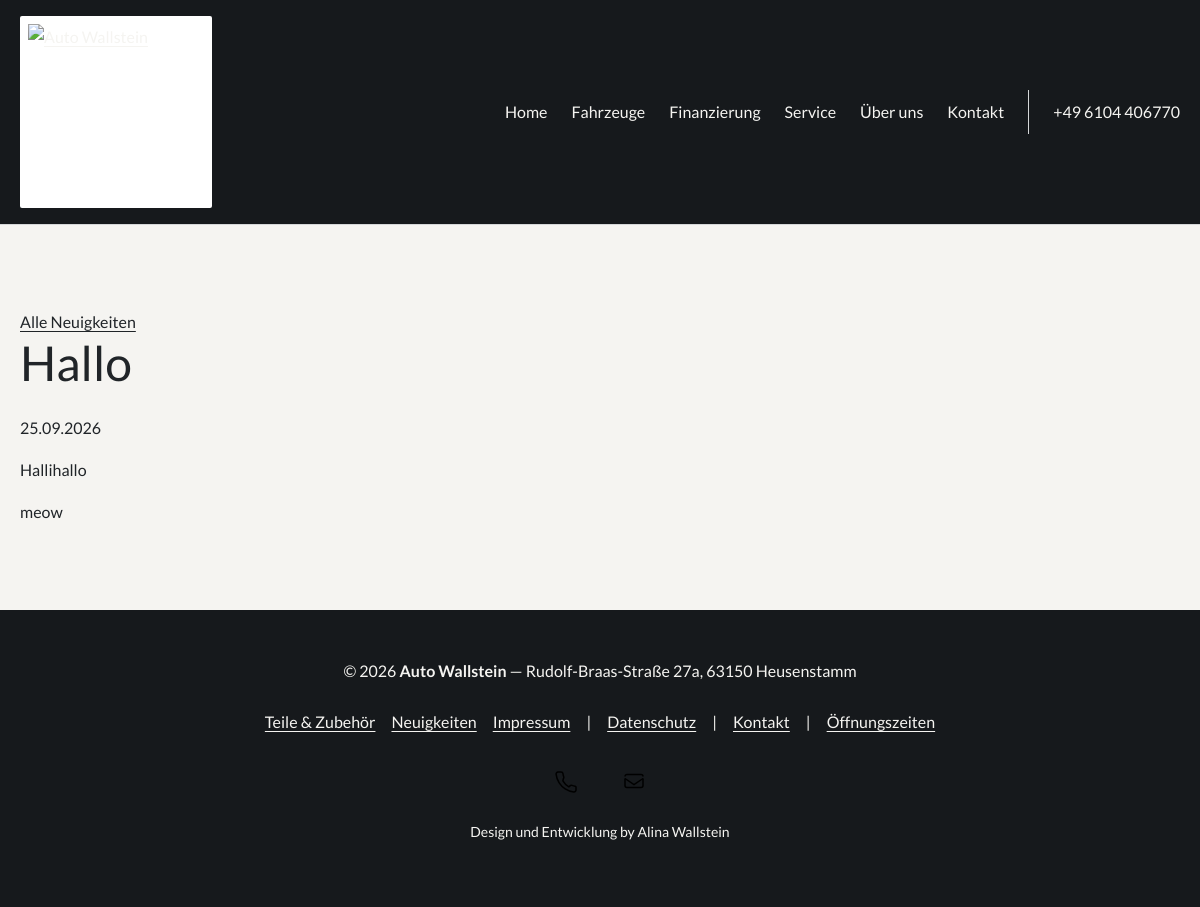
The app's page /neuigkeiten/1/ with its own data.
### vehicles/models.py (models this page shows, shortened)
class NewsArticle(models.Model):
    title = models.CharField('Überschrift', max_length=180)
    excerpt = models.CharField('Kurztext', max_length=350)
    body = models.TextField('Beitrag')
    image = models.ImageField('Titelbild', upload_to='news/%Y/%m/', blank=True)
    image_alt = models.CharField('Bildbeschreibung', max_length=200, blank=True)
    is_published = models.BooleanField('Veröffentlichen', default=False)
    published_at = models.DateTimeField(null=True, blank=True)
    updated_at = models.DateTimeField(auto_now=True)
    class Meta:
        ordering = ['-published_at', '-pk']
        verbose_name = 'Neuigkeit'
        verbose_name_plural = 'Neuigkeiten'

### vehicles/catalog_views.py (the view)
# urls.py: path("neuigkeiten/<int:pk>/", catalog_views.news_detail, name="news_detail"),
def news_detail(request, pk):
    return render(request, 'public/news_detail.html', {'article': get_object_or_404(NewsArticle, pk=pk, is_published=True)})

### vehicles/content.py (called while the page is built)
def homepage_content(values=None):
    interval = Homepage._meta.get_field("slider_interval").default
    if values is None:
        page = Homepage.objects.filter(pk=1).first()
        values = page.published if page else {}
        interval = page.slider_interval if page else interval
    result = {key: values.get(key, default) for key, label, default, group in TEXT_FIELDS}
    image_ids = [values[key] for key, *_ in IMAGE_FIELDS if isinstance(values.get(key), int)]
    images = HomepageImage.objects.in_bulk(image_ids)
    for key, label, fallback, group in IMAGE_FIELDS:
        asset = images.get(values.get(key))
        result[key] = asset.image.url if asset else (static(fallback) if fallback else '')
    result["slider_interval"] = interval
    return result

def website_content(request):
    if not hasattr(request, '_homepage_content'):
        request._homepage_content = homepage_content()
    return {'site_content': request._homepage_content}

### templates/public/news_detail.html (shortened to what this page needs)
{% extends 'public/base.html' %}
{% block content %}<article class="page-section"><a href="{% url 'public_news' %}">Alle Neuigkeiten</a><h1>{{ article.title }}</h1><p>{{ article.published_at|date:'d.m.Y' }}</p><p>{{ article.excerpt }}</p><div class="article-copy">{{ article.body|linebreaks }}</div></article>{% endblock %}

### static/css/tokens.css (style rules this page uses)
:root { --color-bg: #f5f4f1; --color-surface: #ffffff; --color-surface-dark: #16191c; --color-text: #202428; --color-text-muted: #60666b; --color-on-dark: #f5f4f1; --color-border: #d5d7d8; --color-accent: #343e47; --color-accent-hover: #1c252d; --color-error: #a32323; --container-width: min(1160px, calc(100% - 32px)); --content-width: 760px; --space-1: 8px; --space-2: 16px; --space-3: 24px; --space-4: 32px; --space-5: 48px; --space-6: clamp(48px, 7vw, 88px); --radius-1: 2px; --radius-2: 4px; --shadow-soft: 0 4px 16px rgb(0 0 0 / 6%); --fs-display: clamp(2.4rem, 5.5vw, 4.8rem); --fs-h1: clamp(2rem, 4vw, 3.4rem); --fs-h2: clamp(1.6rem, 3vw, 2.4rem); --fs-h3: clamp(1.15rem, 2vw, 1.4rem); --fs-body: 1rem; --fs-small: .875rem; --fs-price: clamp(1.5rem, 2.6vw, 2rem); --transition-fast: 180ms ease; }

### static/css/base.css (style rules this page uses)
* { box-sizing: border-box; }
html { scroll-behavior: smooth; }
body { margin: 0; font: var(--fs-body)/1.65 'Lato', Arial, sans-serif; color: var(--color-text); background: var(--color-bg); }
a { color: inherit; text-underline-offset: .2em; }
h1, h2, h3 { line-height: 1.15; font-weight: 400; margin: 0 0 var(--space-3); overflow-wrap: anywhere; }
h1 { font-size: var(--fs-h1); }
p { margin: 0 0 var(--space-2); }

### static/css/components.css (style rules this page uses)
.article-copy { max-width: var(--content-width); overflow-wrap: anywhere; }

### static/css/layout.css (style rules this page uses)
.page-section { width: var(--container-width); margin: var(--space-6) auto; }

### records on screen
NewsArticle: title "Hallo", published_at "25.09.2026", excerpt "Hallihallo", body "meow"

### other values on screen
{{ site_content.phone }} "+49 6104 406770"
{{ site_content.business_name }} "Auto Wallstein"
{{ site_content.street }} "Rudolf-Braas-Straße 27a"
{{ site_content.city }} "63150 Heusenstamm"
